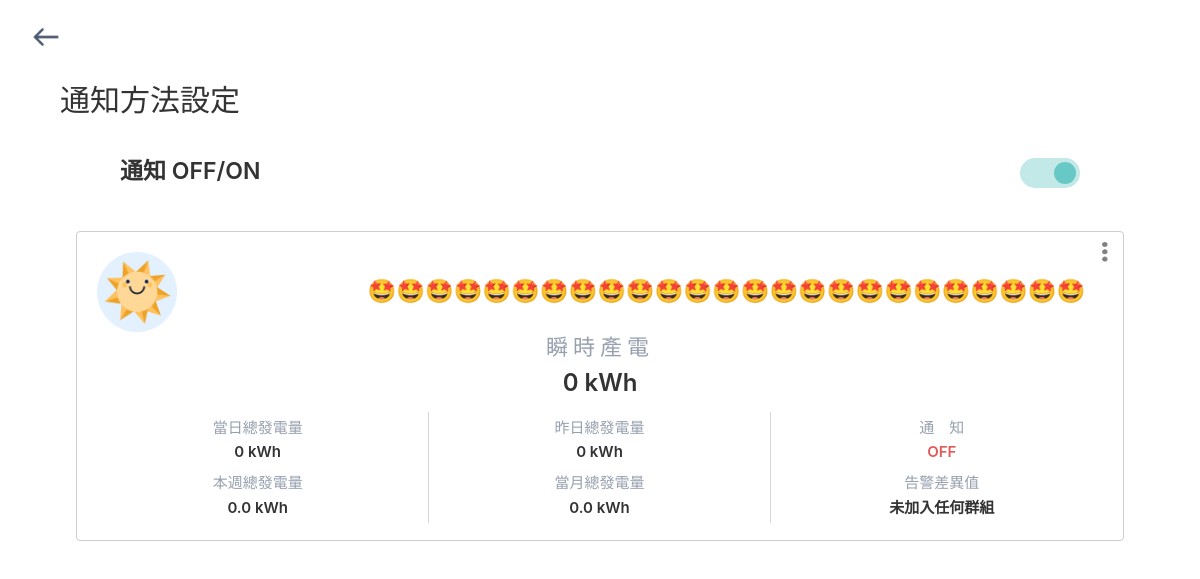
The page /hello?userid=94f43ded-55b6-4354-aaae-c5cc20fde280 on the database as committed earlier.
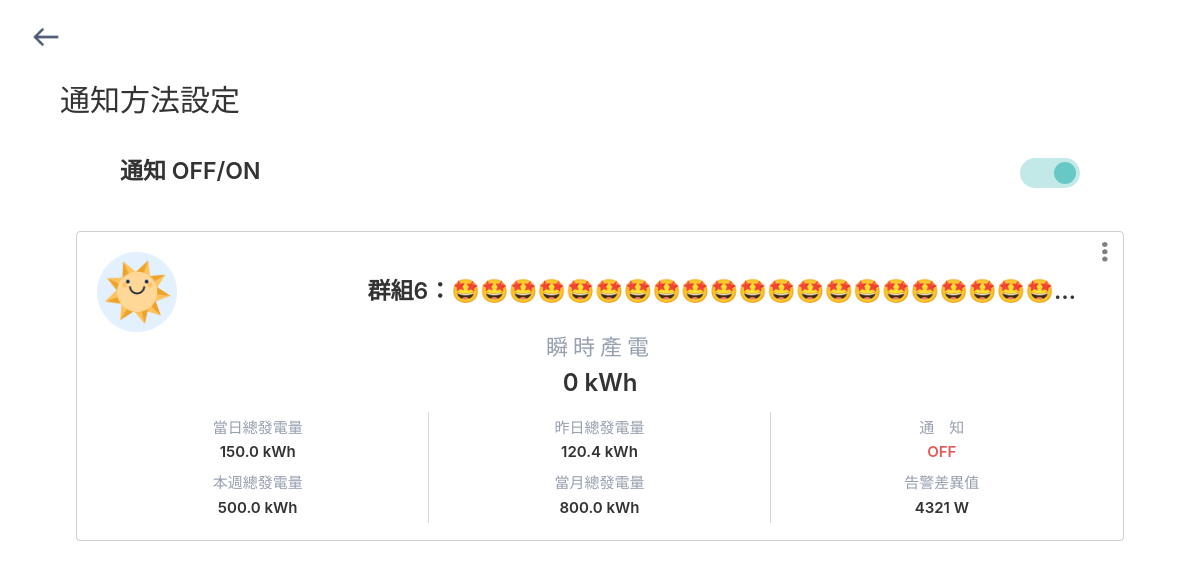
The same page on the database as committed later.
### app/models.py (models this page shows, shortened)
class User_Mgmt(UserMixin, db.Model):
    __tablename__ = 'user_mgmt'
    user_id = db.Column(db.String(64), unique=True, primary_key=True)
    username = db.Column(db.String(64))
    email = db.Column(db.String(64))
    activated = db.Column(db.String(64))
    notify_all = db.Column(db.String(64), default = "ON")

class Device_Info(UserMixin, db.Model):
    __tablename__ = 'device_info'
    uuid = db.Column(db.String(64),unique=True, primary_key=True)
    name = db.Column(db.String(64))
    model = db.Column(db.String(64))
    online_status = db.Column(db.String(64))
    gw_uuid = db.Column(db.String(64))
    gw_status = db.Column(db.String(64))
    user_id = db.Column(db.String(64))
    associated = db.Column(db.String(64))
    target_energy_level = db.Column(db.Float(), default= 5)
    lower_bound = db.Column(db.Integer(), default = 10)
    start_time = db.Column(db.Integer(),default = 7)
    end_time = db.Column(db.Integer(),default = 18)
    notify = db.Column(db.String(64), default ="ON")
    group_id = db.Column(db.String(64), default = "0")
    group_lower_bound = db.Column(db.Integer(),default = 5000)
    weekly_energy_amount = db.Column(db.Float(), default= 0)
    monthly_energy_amount = db.Column(db.Float(), default= 0)
    @classmethod
    def get_by_userid(cls, userid):
        devices = Device_Info.query.filter_by(user_id=userid)
        return devices

class Device_Data(UserMixin, db.Model):
    __tablename__ = 'device_data'
    id = db.Column(db.Integer, primary_key=True)
    dev_uuid = db.Column(db.String(64), index = True)
    scope = db.Column(db.String(64))
    model = db.Column(db.String(64))
    value = db.Column(db.Float)
    generated_time = db.Column(db.BigInteger)
    uploaded_time = db.Column(db.BigInteger)
    @classmethod
    def getyesterday(cls, uuid ,model ,scope ,stime , etime):
        devices = Device_Data.query.filter_by(dev_uuid=uuid,model=model,scope=scope).filter(Device_Data.generated_time>=stime).filter(Device_Data.generated_time<=etime).order_by(Device_Data.generated_time.desc())
        return devices
    @classmethod
    def gettoday(cls, uuid , model , scope , time):
        devices = Device_Data.query.filter_by(dev_uuid=uuid,model=model,scope=scope).filter(Device_Data.generated_time>=time).order_by(Device_Data.generated_time.desc())
        return devices

### app/main/views.py (the view)
@main.route('/hello',methods = ["GET"])
def publish_hello():
    token = request.args.get('token')
    userid = request.args.get('userid')
    redirect_app = request.args.get('redirect_app')
    devicelist = Device_Info.get_by_userid(userid)
    user_info = User_Mgmt.query.filter_by(user_id=userid)
    return render_template('index.html',userid = userid,redirect_app=redirect_app ,user_info = user_info , devices = devicelist)

### app/__init__.py (called while the page is built)
def get_yesterdaygeneratedElectricity(uuid):
    model='Delta_RPI-M10A'
    scope='generatedElectricity'
    etime = int(datetime.now().replace(hour=0,minute=0,second=0,microsecond=0).timestamp())*1000
    stime = etime - 86400000
    devicedata = Device_Data.getyesterday(uuid,model,scope,stime,etime).first()
    if devicedata:
        return(round(devicedata.value, 1))
    else:
        return(0)

def get_generatedElectricity(uuid):
    model='Delta_RPI-M10A'
    scope='generatedElectricity'
    time = int(datetime.now().replace(hour=0,minute=0,second=0,microsecond=0).timestamp())*1000
    devicedata = Device_Data.gettoday(uuid,model,scope,time).first()
    if devicedata:
        return(round(devicedata.value, 1))
    else:
        return(0)

def get_weeklygenElec(device):
    model='Delta_RPI-M10A'
    scope='generatedElectricity'
    time = int(datetime.now().timestamp()-1800)*1000
    devicedata = Device_Data.gettoday(device.uuid,model,scope,time).first()
    if devicedata:
        return(round(device.weekly_energy_amount+devicedata.value, 1))
    return(round(device.weekly_energy_amount, 1))

def get_monthlygenElec(device):
    model='Delta_RPI-M10A'
    scope='generatedElectricity'
    time = int(datetime.now().timestamp()-1800)*1000
    devicedata = Device_Data.gettoday(device.uuid,model,scope,time).first()
    if devicedata:
        return(round(device.monthly_energy_amount+devicedata.value, 1))
    return(round(device.monthly_energy_amount, 1))

def get_instanceElectricity(uuid):
    model='Delta_RPI-M10A'
    scope='instanceElectricity'
    time = int(datetime.now().timestamp()-1800)*1000
    devicedata = Device_Data.gettoday(uuid,model,scope,time).first()
    if devicedata:
        return(round(devicedata.value, 3))
    else:
        return(0)

def no_device(list):
    count = False
    for device in list:
        if device.model == 'Delta_RPI-M10A' :
            count = True
    return count

def display_device_name(device):
    if device.group_id != '0':
        return "群組"+device.group_id+"："+device.name
    return device.name

def get_grpLowerBound(device):
    if device.group_id != '0':
        return str(device.group_lower_bound) +" W"
    return "未加入任何群組"

### app/templates/index.html (shortened to what this page needs)
{% extends "top.html" %}
{% block page_content %}
{% if no_device(devices.all()) %}
<div class="container">
{% for device in devices.all() %}
{% if device.model == 'Delta_RPI-M10A' %}
	<div class="row" style="border:10px white dashed;">
		<div class="col-xs-12 col-sm-12 device-border" style="border-width:0.5px;border-style:solid;border-color:#BBBCBCB8;padding:5px;">
			<div class="row">
				<div class="col-xs-3" style="font-size:25px;">
					<img class='device-icon' src="{{ url_for('static', filename='img/icon_Active.png') }}" >
				</div>
				<div class="device-name" style="font-size:23px;"><p>{{ display_device_name(device) }}</p></div>
				<div class="col-xs-2 col-sm-2">
					<a class='setting-button' href="{{ url_for('main.publish_setting', userid=userid , uuid = device.uuid, redirect_app=redirect_app)}}">
						<img src="{{ url_for('static', filename='img/Vector.png') }}" width="6" height="20" >
					</a>
				</div>
			</div>
			<div class="instanceElectricity">
				<span>瞬時產電</span>
				<p>{{ get_instanceElectricity(device.uuid) }} kWh</p>
			</div>
			<div class="additional-info additional-info-1">
				<div class='info-col-1'>
					<span>當日總發電量</span>
					<p>{{ get_generatedElectricity(device.uuid) }} kWh</p>
					<span>本週總發電量</span>
					<p>{{ get_weeklygenElec(device) }} kWh</p>
				</div>
				<div class='info-col-2'>
					<span>昨日總發電量</span>
					<p>{{ get_yesterdaygeneratedElectricity(device.uuid) }} kWh</p>
					<span>當月總發電量</span>
					<p>{{ get_monthlygenElec(device) }} kWh</p>
				</div>
				<div class='info-col-3'>
					<span>通　知</span>
					{% if device.notify == "OFF" %}
						<p style="color:#E15A5A">OFF</p>
					{% else %}
					<p style="color:#5EA76E">ON</p>
					{% endif %}
					<span>告警差異值</span>
					<p>{{ get_grpLowerBound(device) }}</p>
				</div>
			</div>
		</div>
	</div>
{% endif %}
{% endfor %}
</div>
{% endif %}
</body>
</html>
{% endblock %}

### app/templates/top.html (shortened to what this page needs)
<html>
{% extends "bootstrap/base.html" %}
{% block head %}
	{{super()}}
	<link rel="stylesheet" href="{{ url_for('static', filename='css/site.css') }}">
	<link rel="stylesheet" href="{{ url_for('static', filename='css/index.css') }}">
{% endblock %}
{% block content%}
	<div class="banner">
		<a class='return-button' href="{{redirect_app}}"><img src="{{ url_for('static', filename='img/arrow left.png') }}"></a>
	</div>
	<div class="container2">
				<div class="col-xs-12 col-sm-12 title">
					通知方法設定
				</div>
				{% if no_device(devices.all()) %}
				<div class="col-xs-9 col-sm-9 sub-title">通知  OFF/ON
					{% for user in user_info.all() %}
						{% if user.notify_all == "ON" %}
						<label class="switch" style="float:right">
				    	<span class="slider"></span>
						{% else %}
						<label class="switch" style="float:right">
				      	<input type="checkbox" onclick="task(this)"/>
				    	<span class="slider"></span>
						{% endif %}
					{% endfor %}
 				{% endif%}
				</div>
	</div>
<div class="container">
    {% block page_content %}{% endblock %}
{% endblock %}

### static/css/site.css (style rules this page uses)
.switch { display: inline-block; width: 60px; height: 30px; margin: 8px; transform: translateY(50%); position: relative; }
.slider { position: absolute; top: 0; bottom: 0; left: 0; right: 0; border-radius: 30px; box-shadow: 0 0 0 2px white, 0 0 4px white; cursor: pointer; border: 4px solid transparent; background-color: #E0E0E0; overflow: hidden; transition: 0.4s; }
.slider:before { position: absolute; content: ""; width: 100%; height: 100%; background-color: white; border-radius: 30px; transform: translateX(-30px); transition: 0.4s; }
input:checked + .slider:before { transform: translateX(30px); background-color: #68C8C6; }
input:checked + .slider { background-color: rgba(104, 200, 198, 0.4); }

### static/css/index.css (style rules this page uses)
body { background-color:#fff; font-family: -apple-system,BlinkMacSystemFont,'Segoe UI',Roboto,Oxygen,Ubuntu,'Fira Sans','Droid Sans','Helvetica Neue',sans-serif; margin:0 !important; display: flex; flex-direction: column; align-items: center; font-size: 21px; padding-bottom:50px; -webkit-touch-callout: none; -webkit-user-select: none; -khtml-user-select: none; -moz-user-select: none; -ms-user-select: none; user-select: none; }
.banner { width: 96%; padding: 15px 0 10px 0; }
.container { width:93%; padding:0 !important; }
.container2 { display: flex; flex-direction: column; justify-content: center; align-items: center; width:100%; }
.return-button { height: 44px; width: 44px; border-radius: 70%; display: flex; align-items: center; justify-content: center; }
.return-button img { height:30px; width:auto; }
.title { font-size: 30px; font-weight:500; padding: 10px 0 0px 0 ; width: 90%; }
.sub-title { font-size: 23px; padding: 15px 0px 0px 0 ; font-weight:600; display:flex; flex-direction: row; justify-content: space-between; line-height:3; width: 80%; }
.switch { margin: 6px 0 0 0 !important; }
.device-border { border-radius:4px; border: 1px solid rgba(187, 188, 190, 0.8); }
.setting-button { display: block; width:25px; margin:0 !important; display: flex; justify-content: center; align-items: center; }
.col-xs-2 { width:auto !important; position:absolute; padding : 0px 5px 0 0; right:0; top:10px; }
.row { margin-top :15px; }
.device-icon { width:80px; height:auto; margin: 0 15px; }
.device-name { height:80px; display: flex; align-items: center; padding-left: 34px; font-weight:600; margin-right: 30px; }
.device-name p { white-space: nowrap; overflow: hidden; text-overflow: ellipsis; width:100%; margin:0 !important; }
.additional-info { display: flex; flex-direction: row; align-items: center; justify-content: center; margin-bottom: 12px; }
.additional-info div { display: flex; flex-direction: column; align-items: center; justify-content: center; text-align: center; width: 33%; }
.info-col-1, .info-col-2 { border-right: 1px solid rgba(187, 188, 190, 0.6); }
.instanceElectricity { display: flex; flex-direction: column; text-align: center; margin-bottom:6px }
.instanceElectricity p { font-size: 24px !important; }
.instanceElectricity span { letter-spacing: 5px; font-size: 22px; color: #97A0AF; }
.additional-info span { color: #97A0AF; font-size: 15px; margin-top: 5px; }
.additional-info p, .instanceElectricity p { font-weight: 600; font-size: 15px; margin:0 !important; padding-top: 3px; padding-bottom: 5px; }

Rows that differ between the two databases and show on the page:
changed Device_Info: group+name "🤩🤩🤩🤩🤩🤩🤩🤩🤩🤩🤩🤩🤩🤩🤩🤩🤩🤩🤩🤩🤩🤩🤩🤩🤩" → "群組6：🤩🤩🤩🤩🤩🤩🤩🤩🤩🤩🤩🤩🤩🤩🤩🤩🤩🤩🤩🤩🤩…"; weekly_energy_amount.value "0.0" → "500.0"; monthly_energy_amount.value "0.0" → "800.0"; group_lower_bound "未加入任何群組" → "4321 W"; group "0" → (not shown)
added Device_Data: value "150.0"
now on this page (row edited): Device_Data: value "120.4"
